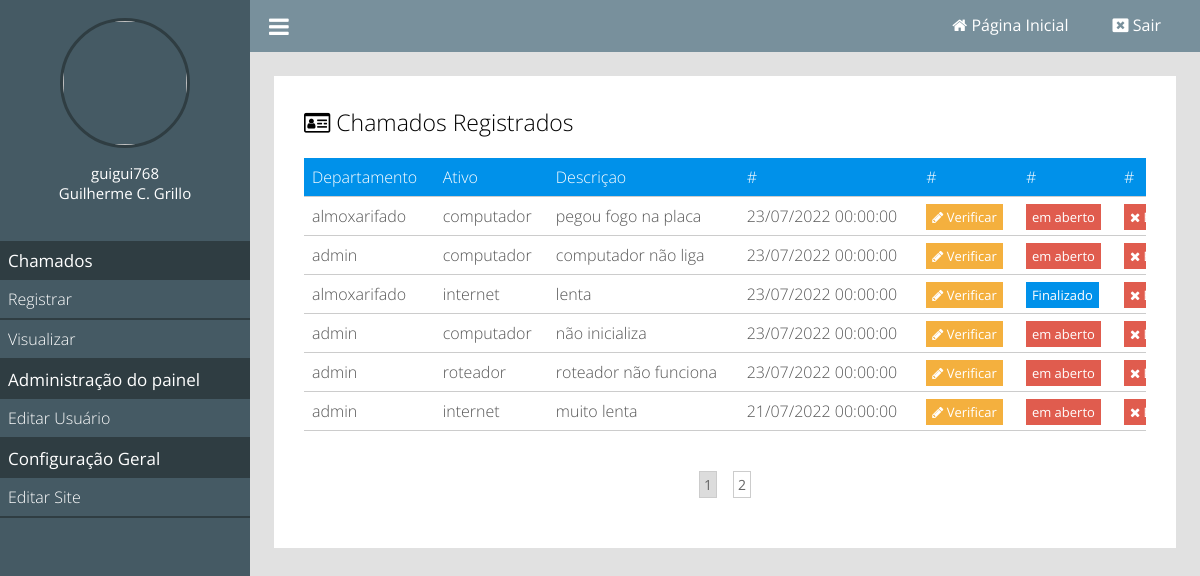
/gerenciar-chamados (signed in), run on the app's committed database.
### tables this page shows
CREATE TABLE `chamados` (
  `id` int(11) NOT NULL,
  `user_id` int(11) NOT NULL,
  `ativos_id` int(11) NOT NULL,
  `data` datetime NOT NULL DEFAULT current_timestamp(),
  `conteudo` text NOT NULL,
  `status` tinyint(1) NOT NULL
);

CREATE TABLE `ativos` (
  `id` int(11) NOT NULL,
  `nome` varchar(255) NOT NULL
);

### classes/MySql.php (called while the page is built)
<?php
	class MySql{
		private static $pdo;
		public static function conectar(){
			if(self::$pdo == null){
				try{
				self::$pdo = new PDO('mysql:host='.HOST.';dbname='.DATABASE,USER,PASSWORD,array(PDO::MYSQL_ATTR_INIT_COMMAND => "SET NAMES utf8"));
				self::$pdo->setAttribute(PDO::ATTR_ERRMODE,PDO::ERRMODE_EXCEPTION);
				}catch(Exception $e){
					echo '<h2>Erro ao conectar</h2>';
				}
			}
			return self::$pdo;
		}
	}
?>

### pages/gerenciar-chamados.php (the view, shortened to what this page needs)
<?php
	$paginaAtual = isset($_GET['pagina']) ? (int)$_GET['pagina'] : 1;
	$porPagina = 6;
	$chamados = Painel::selectAll('chamados',($paginaAtual - 1) * $porPagina,$porPagina);
?>
<div class="box-content">
	<h2><i class="fa fa-id-card-o" aria-hidden="true"></i> Chamados Registrados</h2>
	<div class="wraper-table">
	<table>
		<tr>
			<td>Departamento</td>
			<td>Ativo</td>
			<td>Descriçao</td>
			<td>#</td>
			<td>#</td>
			<td>#</td>
			<td>#</td>
		</tr>
		<?php
			foreach ($chamados as $key => $value) {
			$usuario = Painel::select('tb_admin.usuarios','id=?',array($value['user_id']))['user'];
			$nomeAtivo = Painel::select('ativos','id=?',array($value['ativos_id']))['nome'];
		?>
		<tr>
			<td><?php echo $usuario; ?></td>
			<td><?php echo $nomeAtivo; ?></td>
			<td><?php echo $value['conteudo']; ?></td>
			<td><?php echo date('d/m/Y H:i:s',strtotime($value['data'])); ?></td>
			<td><a class="btn edit" href="<?php echo INCLUDE_PATH ?>finalizar-chamado?id=<?php echo $value['id']; ?>"><i class="fa fa-pencil"></i> Verificar </a></td>
			<td>
				<?php
					if($value['status'] == 1){
						echo '<a class="btn order">Finalizado</a>';
					}else{
						echo '<a class="btn delete">em aberto</a>';
					}
				?>
			</td>
			<td><a actionBtn="delete" class="btn delete" href="<?php echo INCLUDE_PATH ?>gerenciar-chamados?excluir=<?php echo $value['id']; ?>"><i class="fa fa-times"></i> Excluir</a></td>
		</tr>
		<?php } ?>
	</table>
	</div>
	<div class="paginacao">
		<?php
			$totalPaginas = ceil(count(Painel::selectAll('chamados')) / $porPagina);
			for($i = 1; $i <= $totalPaginas; $i++){
				if($i == $paginaAtual)
					echo '<a class="page-selected" href="'.INCLUDE_PATH.'gerenciar-chamados?pagina='.$i.'">'.$i.'</a>';
				else
					echo '<a href="'.INCLUDE_PATH.'gerenciar-chamados?pagina='.$i.'">'.$i.'</a>';
			}
		?>
	</div>
</div>

### estilo/style.css (style rules this page uses)
* { margin: 0; padding: 0; box-sizing: border-box; font-family: "Open Sans"; }
html,body { height: 100%; background: rgb(225,225,225); }
body { overflow-x: hidden; }
.box-content { background: white; padding: 30px; margin-bottom: 25px; }
.box-content h2 { font-weight: 300; font-size: 23px; }
.wraper-table { overflow-x: auto; }
table { font-weight: 300; min-width: 900px; margin:20px 0; width: 100%; border-collapse: collapse; }
table tr:nth-of-type(1) { background: #0091ea; color: white; }
table tr { border-bottom: 1px solid #ccc; }
table tr { color: #555; }
table td { padding: 8px; }
table a.btn { font-weight: normal; font-size: 13px; color: white; text-decoration: none; padding: 4px 6px; }
a.btn.edit { background: #F4B03E; }
a.btn.delete { background: #E05C4E; }
a.btn.order { background: #0091ea; }
.paginacao { margin:20px 0; text-align: center; }
.paginacao a { font-size: 14px; margin:0 8px; display: inline-block; padding: 3px 4px; border: 1px solid #ccc; text-decoration: none; color: #666; }
.paginacao a.page-selected { background: rgb(220,220,220); }

### data on the page
chamados: user.user "almoxarifado", ativos.nome "computador", conteudo "pegou fogo na placa", data "23/07/2022 00:00:00", status "em aberto"
chamados: user.user "admin", ativos.nome "computador", conteudo "computador não liga", data "23/07/2022 00:00:00", status "em aberto"
chamados: user.user "almoxarifado", ativos.nome "internet", conteudo "lenta", data "23/07/2022 00:00:00", status "Finalizado"
chamados: user.user "admin", ativos.nome "computador", conteudo "não inicializa", data "23/07/2022 00:00:00", status "em aberto"
chamados: user.user "admin", ativos.nome "roteador", conteudo "roteador não funciona", data "23/07/2022 00:00:00", status "em aberto"
chamados: user.user "admin", ativos.nome "internet", conteudo "muito lenta", data "21/07/2022 00:00:00", status "em aberto"

### other printed values
$_SESSION['user'] "guigui768"
$_SESSION['nome'] "Guilherme C. Grillo"
